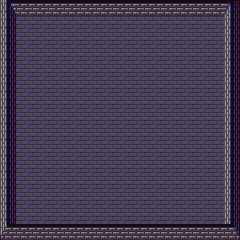

A 2D game scene composited from a Tiled map and its tileset images. What follows is a short description and the map's XML, with each tile layer's data collapsed to a summary:
An orthogonal 15x15 tile map with 16x16 px tiles, 1 tile layer (Tile Layer 1), 2 tilesets.

<map version="1.0" orientation="orthogonal" renderorder="right-down" width="15" height="15" tilewidth="16" tileheight="16">
 <tileset firstgid="1" name="Floor" tilewidth="16" tileheight="16">
  <image source="../DawnLike_3/Objects/Floor.png" width="336" height="624" />
 </tileset>
 <tileset firstgid="820" name="Wall" tilewidth="16" tileheight="16">
  <properties>
   <property name="blocked" value="true" />
  </properties>
  <image source="../DawnLike_3/Objects/Wall.png" width="320" height="816" />
 </tileset>
 <layer name="Tile Layer 1" width="15" height="15">
  <data>[225 cells, 225 non-empty, 7 distinct tile ids]</data>
 </layer>
</map>
